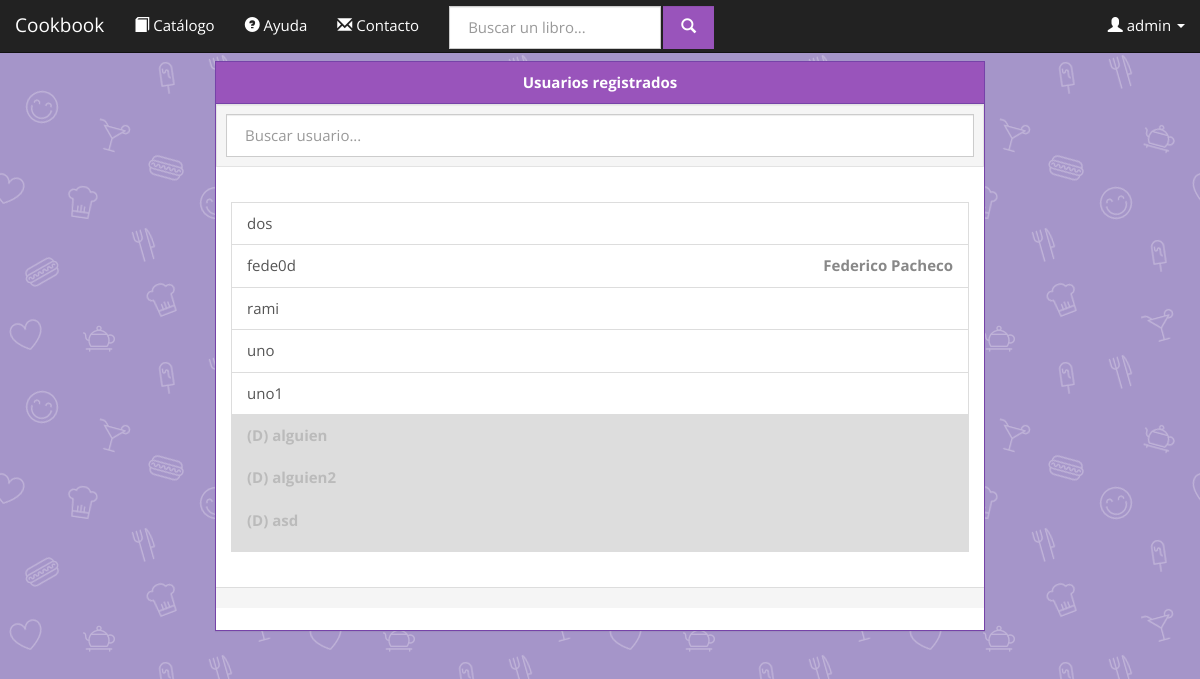
The app's page /cookbooks.com.ar/admin_users.php (signed in), older data.
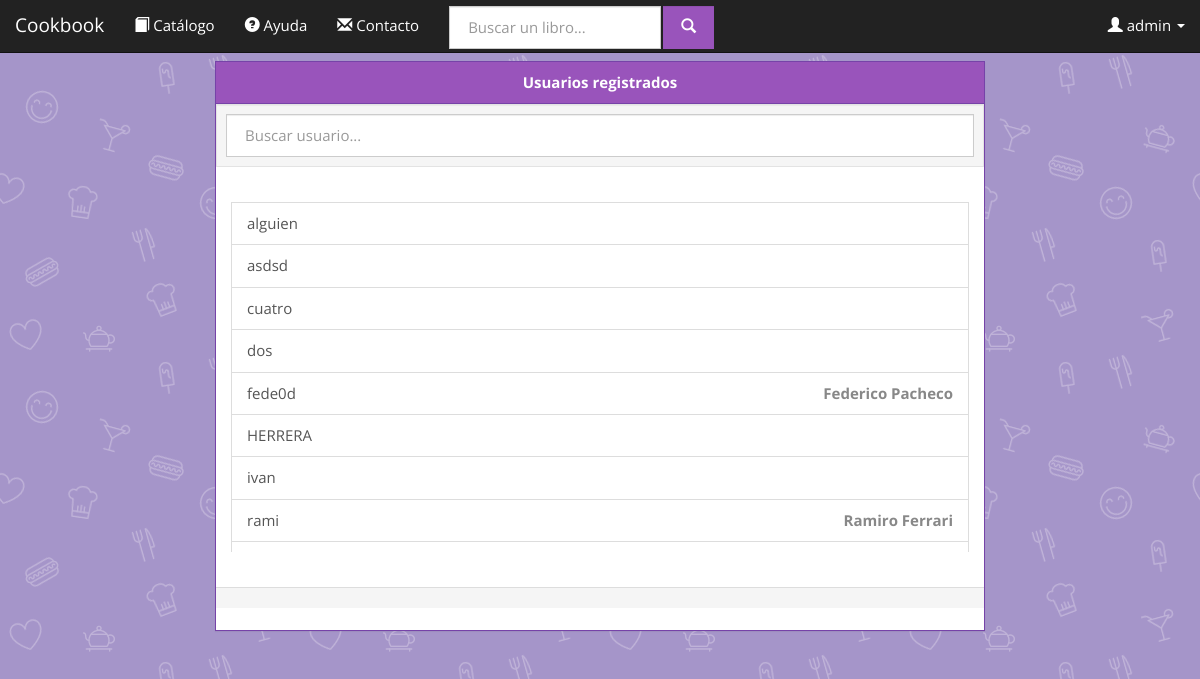
The same page, newer data.
### tables this page shows
CREATE TABLE IF NOT EXISTS `usuarios` (
  `username` varchar(30) NOT NULL,
  `password` varchar(30) NOT NULL,
  `nombre` varchar(30) DEFAULT NULL,
  `apellido` varchar(30) DEFAULT NULL,
  `direccion` varchar(50) DEFAULT NULL,
  `mail` varchar(30) DEFAULT NULL,
  `telefono` varchar(12) DEFAULT NULL,
  `admin` tinyint(1) NOT NULL,
  `fecha_alta` date NOT NULL,
  `fecha_nac` date DEFAULT NULL,
  `enabled` tinyint(1) NOT NULL,
  PRIMARY KEY (`username`)
);

### cookbooks.com.ar/database.php (called while the page is built, shortened)
<?php
class Conexion {
	private $hostname = 'localhost';
	private $port = '3306';
	private $username = 'root';
	private $password = 'F3Dericcio';
	private $dbname = 'cookbookg32';
	private static $dbh = NULL;
	function conectar(){
		try {
			if (!self::$dbh)
			self::$dbh = new PDO("mysql:host=$this->hostname;dbname=$this->dbname;port=$this->port", $this->username, $this->password, array(PDO::MYSQL_ATTR_INIT_COMMAND => "SET NAMES utf8"));
			return true;
		} catch(PDOException $e) {
			echo $e -> getMessage();
			return false;
		}
	}
	function query($statement){
		return self::$dbh->query($statement);
	}
}
class Users{
	static private $conexion;
	static private $initialized = FALSE;
	static function initialize(){
		if (self::$initialized) return;
		self::$conexion = new Conexion;
		self::$initialized = TRUE;
	}
	static function getUsers($orderByName = false, $orderBySignUpDate = false){
		$sql = "
			SELECT U.username, U.password, U.nombre, U.apellido, U.direccion, U.mail, U.telefono, U.admin, U.fecha_alta, U.fecha_nac, U.enabled
			FROM usuarios U
			WHERE (U.admin=0)
		";
		if ($orderByName) $sql .= "ORDER BY U.username";
		else if ($orderBySignUpDate) $sql.= "ORDER BY U.fecha_alta DESC";
		else $sql .= "ORDER BY U.enabled DESC, U.username ASC";
		$result = self::$conexion->query($sql);
		$usuarios = array();
		if ($result){
			$result = $result->fetchAll(PDO::FETCH_ASSOC);
			foreach ($result as $key => $value) {
				array_push($usuarios, new User($value));
			}
		}
		return $usuarios;
	}
}
class User{
	private	$username,
			$password,
			$nombre,
			$apellido,
			$direccion,
			$email,
			$telefono,
			$fecha_nacimiento,
			$fecha_alta,
			$administrator,
			$enabled;
	function __construct($params){
		$this->username = $params['username'];
		$this->nombre = $params['nombre'];
		$this->apellido = $params['apellido'];
		$this->enabled = $params['enabled'];
	}
	function getUsername(){
		return $this->username;
	}
	function getNombre(){
		return $this->nombre;
	}
	function getApellido(){
		return $this->apellido;
	}
	function getEnabled(){
		return $this->enabled;
	}
}
		?>

### cookbooks.com.ar/admin_users.php (the view, shortened to what this page needs)
<?php include_once('database.php'); ?>
<?php
	$ACTIVE_USER = NULL;
?>
<!DOCTYPE html>
<html lang="es">
    <head>
        <link href="bootstrap-3.1.1-dist/css/bootstrap_Cosmo.css" rel="stylesheet" media="screen">
    </head>
    <body>
        <?php include_once('navigation.php'); ?>
        <div class="container-fluid text-center">
            <div class="row">
            	<div class="col-md-2">
            	</div>
                <div class="col-md-8">
                	<div class="panel panel-info" style="max-height: 570px; min-height:570px;">
                		<div class="panel-heading"><strong>Usuarios registrados</strong></div>
                		<div class="well well-sm">
                			<input id="filter_text" class="form-control" type="text" placeholder="Buscar usuario..." onkeyup="filter()" />
                		</div>
                		<div id="panel_c" class="panel-body">
                			<div id="user_list" class="list-group text-left" style="max-height: 350px; min-height:350px; overflow-y: scroll;">
                				<?php
                					$usuarios = Users::getUsers();
									foreach ($usuarios as $key => $value) {
										?>
										<a id="user_<?php echo $value->getUsername(); ?>"
											href="admin_users.php?user=<?php echo $value->getUsername(); ?>"
											class="	list-group-item
													<?php if ($ACTIVE_USER && ($ACTIVE_USER->getUsername()==$value->getUsername())) echo 'active' ?>
													"
											style="<?php if(!$value->getEnabled()){ ?>
													background-color: #dddddd;
													font-weight: bold;
													color: #BBBBBB;
													<?php } ?>
												  "
											>
											<?php
												if (!$value->getEnabled())
													echo "(D) ";
												echo $value->getUsername();
											?>
											<div class="pull-right" style="color: #888888; font-weight: bold;">
												<?php echo $value->getNombre().' '.$value->getApellido(); ?>
											</div>
										</a>
										<?php
									}
                				?>
                			</div>
                		</div>
                		<div class="panel-footer">
                		</div>
                	</div>
                </div>
                <div class="col-md-2">
                </div>
            </div>
        </div>
    </body>
</html>

Row changes from the older to the newer data that the page shows:
no longer on this page (row unchanged): usuarios: username "uno"
no longer on this page (row unchanged): usuarios: username "uno1"
no longer on this page (row unchanged): usuarios: enabled "(D)", username "alguien2"
no longer on this page (row unchanged): usuarios: enabled "(D)", username "asd"
changed usuarios "alguien": no longer shows "(D)"; moves up the list
added usuarios: username "asdsd"
added usuarios: username "cuatro"
added usuarios: username "HERRERA"
added usuarios: username "ivan"
changed usuarios "rami": nombre (not shown) → "Ramiro"; apellido (not shown) → "Ferrari"
